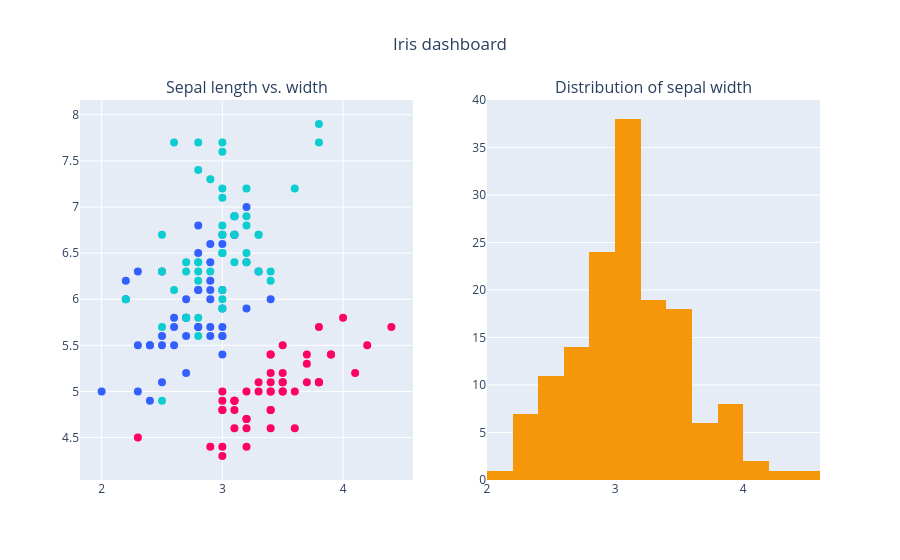

This figure's notebook cell:
### Markdown cell above
## Subplots

When two traces shouldn't share axes, use `make_subplots` to lay them out side by side.

### Code cell
from plotly.subplots import make_subplots

species_colors = {1: color[0], 2: color[1], 3: color[2]}
point_colors = df['species_id'].map(species_colors)

fig = make_subplots(
    rows=1, cols=2,
    subplot_titles=('Sepal length vs. width', 'Distribution of sepal width')
)

fig.add_trace(
    go.Scatter(
        x=df['sepal_width'],
        y=df['sepal_length'],
        mode='markers',
        marker=go.scatter.Marker(color=point_colors, size=8)
    ),
    row=1, col=1
)

fig.add_trace(
    go.Histogram(x=df['sepal_width'], marker_color=color[3]),
    row=1, col=2
)

fig.update_layout(showlegend=False, title=dict(text='Iris dashboard', x=0.5))
fig.show()

### Figure 1 — Plotly figure (JSON) as saved in the notebook; plotly's stock layout.template omitted (floating-point values rounded to 4 significant figures; data arrays with more than 128 entries replaced by an {"elided": "..."} marker saying what was removed)
{"data": [{"marker": {"color": {"elided": "150 str values"}, "size": 8}, "mode": "markers", "type": "scatter", "x": {"elided": "150 float values"}, "xaxis": "x", "y": {"elided": "150 float values"}, "yaxis": "y"}, {"marker": {"color": "#F6970A"}, "type": "histogram", "x": {"elided": "150 float values"}, "xaxis": "x2", "yaxis": "y2"}], "layout": {"annotations": [{"font": {"size": 16}, "showarrow": false, "text": "Sepal length vs. width", "x": 0.225, "xanchor": "center", "xref": "paper", "y": 1, "yanchor": "bottom", "yref": "paper"}, {"font": {"size": 16}, "showarrow": false, "text": "Distribution of sepal width", "x": 0.775, "xanchor": "center", "xref": "paper", "y": 1, "yanchor": "bottom", "yref": "paper"}], "showlegend": false, "title": {"text": "Iris dashboard", "x": 0.5}, "xaxis": {"anchor": "y", "domain": [0, 0.45]}, "xaxis2": {"anchor": "y2", "domain": [0.55, 1]}, "yaxis": {"anchor": "x", "domain": [0, 1]}, "yaxis2": {"anchor": "x2", "domain": [0, 1]}}}
